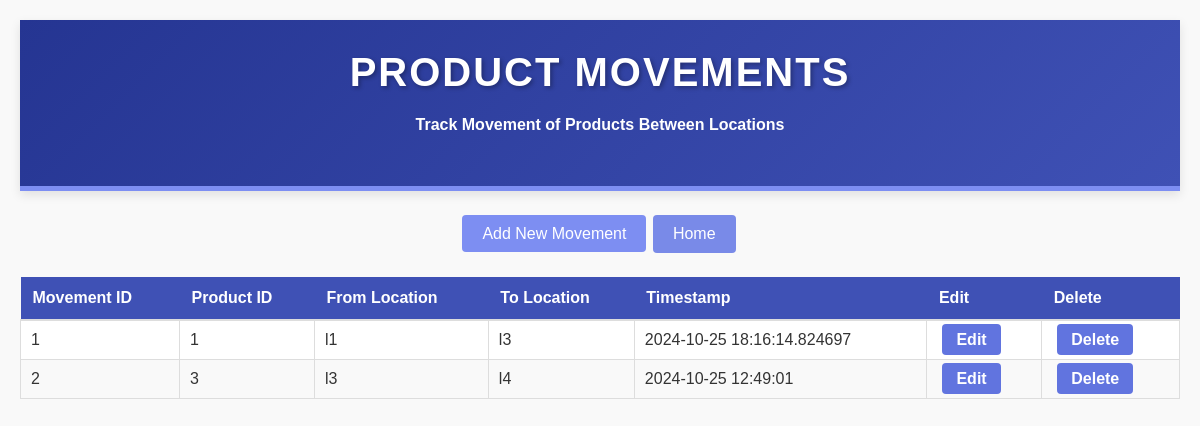
/movements, run on the app's committed database.
### app.py (models this page shows, shortened)
class ProductMovement(db.Model):
    __tablename__ = 'product_movement'
    movement_id = db.Column(db.String, primary_key=True)
    product_id = db.Column(db.String, db.ForeignKey('product.product_id'), nullable=False)
    from_location = db.Column(db.String, db.ForeignKey('location.location_id'), nullable=False)
    to_location = db.Column(db.String, db.ForeignKey('location.location_id'), nullable=False)
    timestamp = db.Column(db.DateTime, default=db.func.current_timestamp())
    quantity = db.Column(db.Integer, nullable=False)

### app.py (the view)
@app.route('/movements')
def view_movements():
    movements = ProductMovement.query.all()
    return render_template('view_movements.html', movements=movements)

### app.py (called while the page is built)
@app.before_request
def before_request():
    db.session.execute(text('PRAGMA foreign_keys = ON'))

### templates/view_movements.html (shortened to what this page needs)
<!DOCTYPE html>
<html lang="en">
<head>
    <link rel="stylesheet" href="{{ url_for('static', filename='view.css') }}">
</head>
<body>
    <header>
        <h1>Product Movements</h1>
        <h4>Track Movement of Products Between Locations</h4>
    </header>
    <nav>
        <a href="/movement/add">Add New Movement</a>
        <button onclick="window.location.href='/'" class="btn home-btn">Home</button>
    </nav>
    <table>
        <thead>
            <tr>
                <th>Movement ID</th>
                <th>Product ID</th>
                <th>From Location</th>
                <th>To Location</th>
                <th>Timestamp</th>
                <th>Edit</th>
                <th>Delete</th>
            </tr>
        </thead>
        <tbody>
            {% for movement in movements %}
                <tr>
                    <td>{{ movement.movement_id }}</td>
                    <td>{{ movement.product_id }}</td>
                    <td>{{ movement.from_location }}</td>
                    <td>{{ movement.to_location }}</td>
                    <td>{{ movement.timestamp }}</td>
                    <td>
                        <a href="/movement/edit/{{ movement.movement_id }}" class="btn edit-btn">Edit</a>
                    </td>
                    <td>
                        <a href="/movement/delete/{{ movement.movement_id }}" class="btn delete-btn">Delete</a>
                    </td>
                </tr>
            {% else %}
                <tr>
                    <td colspan="7">No movements found.</td>
                </tr>
            {% endfor %}
        </tbody>
    </table>
</body>
</html>

### static/view.css (style rules this page uses)
body { font-family: Arial, sans-serif; margin: 0; padding: 20px; background-color: #f9f9f9; color: #333; }
header { background: linear-gradient(135deg, #253592, #3f51b5); color: white; padding: 30px 0; text-align: center; box-shadow: 0 4px 10px rgba(0, 0, 0, 0.1); border-bottom: 5px solid #7d8ef2; }
header h1 { margin: 0; font-size: 2.5em; letter-spacing: 2px; text-transform: uppercase; font-weight: bold; text-shadow: 2px 2px 4px rgba(0, 0, 0, 0.3); }
button { background-color: #6174df; color: white; border: none; margin:10px; padding: 10px 20px; border-radius: 4px; cursor: pointer; transition: background-color 0.3s; }
nav { margin-top: 20px; text-align: center; }
nav a { background-color: #7d8ef2; color: white; text-decoration: none; padding: 10px 20px; border-radius: 4px; transition: background-color 0.3s; }
table { width: 100%; border-collapse: collapse; margin: 20px 0; font-family: Arial, sans-serif; }
th { background-color: #3f51b5; color: white; padding: 12px; text-align: left; font-weight: bold; border-bottom: 2px solid #ddd; }
td { border: 1px solid #ddd; padding: 10px; text-align: left; }
tbody tr:nth-child(even) { background-color: #f9f9f9; }
tbody tr:nth-child(odd) { background-color: #ffffff; }
td a { color: #3e2395; text-decoration: none; font-weight: bold; }
.home-btn { background-color: #798ae8; color: white; border: none; padding: 10px 20px; text-align: center; text-decoration: none; display: inline-block; font-size: 16px; margin: 4px 2px; cursor: pointer; border-radius: 4px; }
.edit-btn, .delete-btn { background-color: #6174df; color: white; padding: 7px 14px; border: none; border-radius: 4px; cursor: pointer; transition: background-color 0.3s; text-decoration: none; margin: 5px; }

### data on the page
ProductMovement: movement_id "1", product_id "1", from_location "l1", to_location "l3", timestamp "2024-10-25 18:16:14.824697"
ProductMovement: movement_id "2", product_id "3", from_location "l3", to_location "l4", timestamp "2024-10-25 12:49:01"
